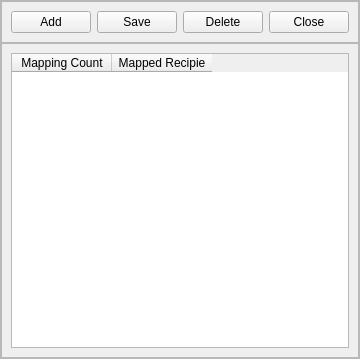
<?xml version="1.0" encoding="UTF-8"?>
<ui version="4.0">
 <class>PLCMapping</class>
 <widget class="QWidget" name="PLCMapping">
  <property name="windowModality">
   <enum>Qt::ApplicationModal</enum>
  </property>
  <property name="geometry">
   <rect>
    <x>0</x>
    <y>0</y>
    <width>344</width>
    <height>359</height>
   </rect>
  </property>
  <property name="windowTitle">
   <string>PLC Mapping</string>
  </property>
  <layout class="QVBoxLayout" name="verticalLayout">
   <property name="spacing">
    <number>0</number>
   </property>
   <property name="leftMargin">
    <number>0</number>
   </property>
   <property name="topMargin">
    <number>0</number>
   </property>
   <property name="rightMargin">
    <number>0</number>
   </property>
   <property name="bottomMargin">
    <number>0</number>
   </property>
   <item>
    <widget class="QFrame" name="frame">
     <property name="frameShape">
      <enum>QFrame::StyledPanel</enum>
     </property>
     <property name="frameShadow">
      <enum>QFrame::Raised</enum>
     </property>
     <layout class="QVBoxLayout" name="verticalLayout_2">
      <property name="spacing">
       <number>0</number>
      </property>
      <property name="leftMargin">
       <number>0</number>
      </property>
      <property name="topMargin">
       <number>0</number>
      </property>
      <property name="rightMargin">
       <number>0</number>
      </property>
      <property name="bottomMargin">
       <number>0</number>
      </property>
      <item alignment="Qt::AlignTop">
       <widget class="QFrame" name="frame_2">
        <property name="frameShape">
         <enum>QFrame::StyledPanel</enum>
        </property>
        <property name="frameShadow">
         <enum>QFrame::Raised</enum>
        </property>
        <layout class="QHBoxLayout" name="horizontalLayout">
         <item>
          <widget class="QPushButton" name="pushButton">
           <property name="text">
            <string>Add</string>
           </property>
          </widget>
         </item>
         <item>
          <widget class="QPushButton" name="pushButton_2">
           <property name="text">
            <string>Save</string>
           </property>
          </widget>
         </item>
         <item>
          <widget class="QPushButton" name="pushButton_4">
           <property name="text">
            <string>Delete</string>
           </property>
          </widget>
         </item>
         <item>
          <widget class="QPushButton" name="pushButton_3">
           <property name="text">
            <string>Close</string>
           </property>
          </widget>
         </item>
        </layout>
       </widget>
      </item>
      <item>
       <widget class="QFrame" name="frame_3">
        <property name="sizePolicy">
         <sizepolicy hsizetype="Preferred" vsizetype="Expanding">
          <horstretch>0</horstretch>
          <verstretch>0</verstretch>
         </sizepolicy>
        </property>
        <property name="frameShape">
         <enum>QFrame::StyledPanel</enum>
        </property>
        <property name="frameShadow">
         <enum>QFrame::Raised</enum>
        </property>
        <layout class="QVBoxLayout" name="verticalLayout_3">
         <item>
          <widget class="QTableWidget" name="tableWidget">
           <column>
            <property name="text">
             <string>Mapping Count</string>
            </property>
           </column>
           <column>
            <property name="text">
             <string>Mapped Recipie</string>
            </property>
           </column>
          </widget>
         </item>
        </layout>
       </widget>
      </item>
     </layout>
    </widget>
   </item>
  </layout>
 </widget>
 <resources/>
 <connections>
  <connection>
   <sender>pushButton_3</sender>
   <signal>clicked()</signal>
   <receiver>PLCMapping</receiver>
   <slot>close()</slot>
   <hints>
    <hint type="sourcelabel">
     <x>272</x>
     <y>39</y>
    </hint>
    <hint type="destinationlabel">
     <x>199</x>
     <y>-2</y>
    </hint>
   </hints>
  </connection>
 </connections>
</ui>
